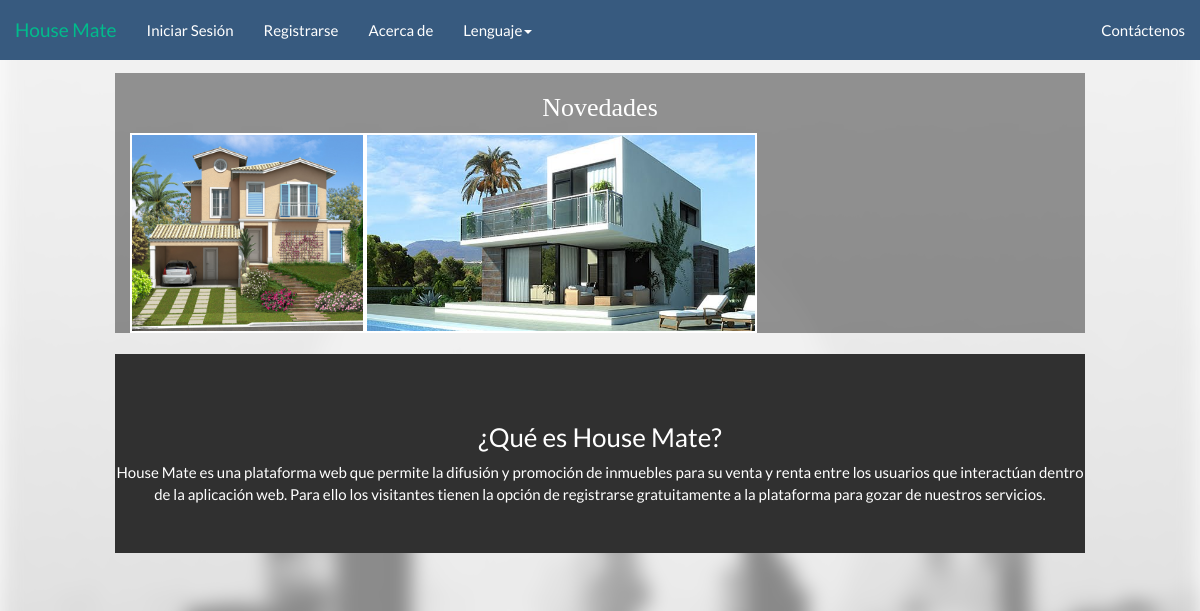
The page /HouseMate2_2/index.php on the database as committed earlier.
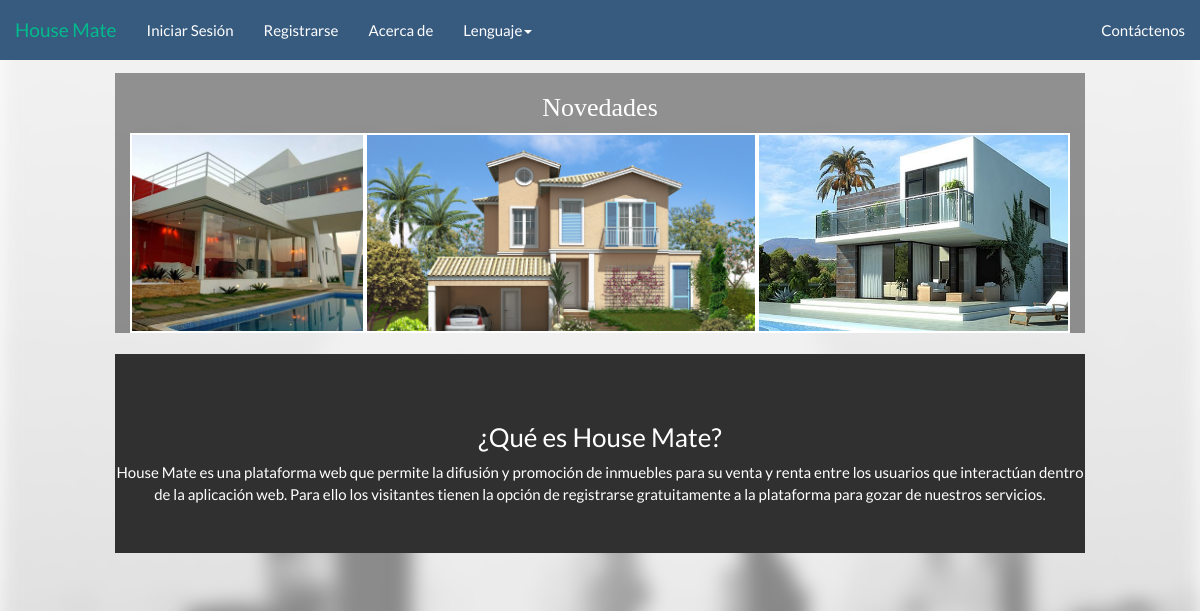
The same page on the database as committed later.
### tables this page shows
CREATE TABLE IF NOT EXISTS `inmueble` (
  `IdInmueble` varchar(5) NOT NULL,
  `Dueno` varchar(5) DEFAULT NULL,
  `Direccion` varchar(140) NOT NULL,
  `Descripcion` varchar(140) NOT NULL,
  `VentaRenta` int(1) NOT NULL,
  `Tipopropiedad` int(1) NOT NULL,
  `Precio` varchar(20) NOT NULL,
  `Imagen` varchar(100) NOT NULL,
  `DescDire` text,
  `estado` varchar(1) NOT NULL,
  `areadeterreno` varchar(15) NOT NULL,
  `areadeconstruc` varchar(15) NOT NULL,
  `aprovado` varchar(1) NOT NULL,
  `age` varchar(2) NOT NULL,
  `valuo1` varchar(15) NOT NULL,
  `valuo2` varchar(15) NOT NULL,
  `total` varchar(20) NOT NULL,
  PRIMARY KEY (`IdInmueble`),
  KEY `Dueno` (`Dueno`)
);

### HouseMate2_2/Call/Funciones/showme.php (the view, shortened to what this page needs)
<?php
$quero = "SELECT * FROM inmueble ORDER BY IdInmueble DESC LIMIT 12";
$cs = mysql_query($quero);
$end = "";
$morf = 0;
while($row=mysql_fetch_array($cs))
{
	switch ($morf)
	{
		case 0:
			$end = rand(1,3);
		break;
		case 1:
			$end = rand(2,3);
		break;
		case 2:
			$pro = mt_rand(1,2);
			switch($pro)
			{
				case 2:
					$end = 3;
				break;
			}
		break;
	}
	switch ($end)
	{
		case 1:
	echo "<a href='inmueble.php?IdInmueble=".$row['IdInmueble']."'><div class='cover-card col-sm-3' style='background: url(".$row['Imagen'].") no-repeat center top;background-size:cover;'>
			<p>".$row['Descripcion']."</p>
		</div></a>";
		$morf = 1;
		break;
		case 2:
		echo "<a href='inmueble.php?IdInmueble=".$row['IdInmueble']."'><div class='cover-card col-sm-5' href='index.php?IdInmueble='".$row['IdInmueble']."' style='background: url(".$row['Imagen'].") no-repeat center top;background-size:cover;'>
			<p>".$row['Descripcion']."</p>
		</div></a>";
		$morf = 2;
		break;
		case 3:echo "<a href='inmueble.php?IdInmueble=".$row['IdInmueble']."'><div class='cover-card col-sm-4' href='index.php?IdInmueble='".$row['IdInmueble']."' style='background: url(".$row['Imagen'].") no-repeat center top;background-size:cover;'>
			<p>".$row['Descripcion']."</p>
		</div></a>";
		$morf = 3;
		break;
	}
}
?>

Rows that differ between the two databases and show on the page:
added inmueble: Imagen (picture)
